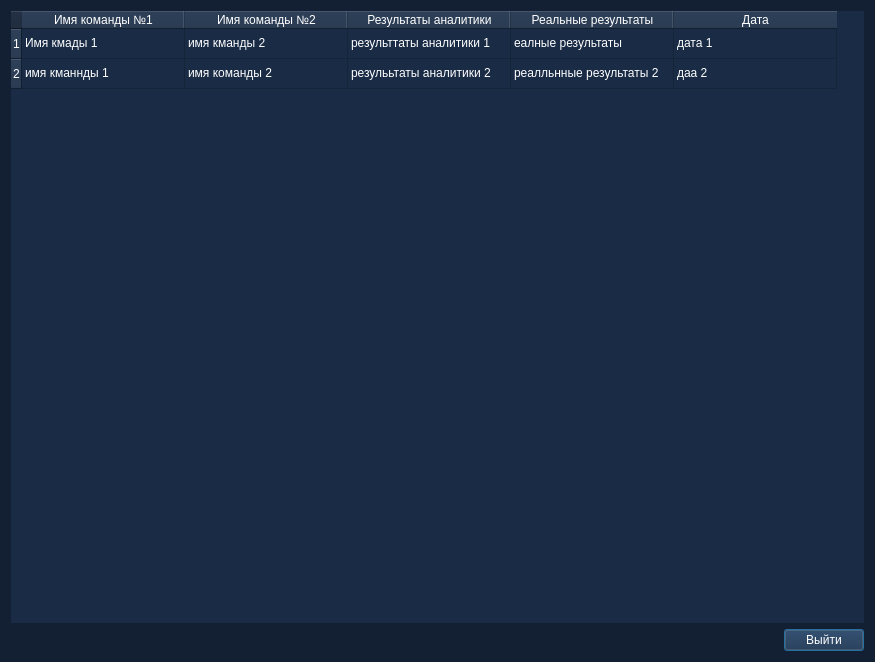
<?xml version="1.0" encoding="UTF-8"?>
<ui version="4.0">
 <class>history_window</class>
 <widget class="QDialog" name="history_window">
  <property name="geometry">
   <rect>
    <x>0</x>
    <y>0</y>
    <width>875</width>
    <height>662</height>
   </rect>
  </property>
  <property name="minimumSize">
   <size>
    <width>875</width>
    <height>662</height>
   </size>
  </property>
  <property name="maximumSize">
   <size>
    <width>837</width>
    <height>662</height>
   </size>
  </property>
  <property name="windowTitle">
   <string>Dialog</string>
  </property>
  <property name="styleSheet">
   <string notr="true">background-color: rgb(19, 32, 52);</string>
  </property>
  <layout class="QGridLayout" name="gridLayout">
   <item row="0" column="0">
    <layout class="QVBoxLayout" name="verticalLayout">
     <item>
      <widget class="QTableWidget" name="table_info">
       <property name="minimumSize">
        <size>
         <width>800</width>
         <height>0</height>
        </size>
       </property>
       <property name="styleSheet">
        <string notr="true">background-color: rgb(25, 43, 69);
color: rgb(255, 255, 255);
border:rgb(25, 43, 69)</string>
       </property>
       <attribute name="horizontalHeaderVisible">
        <bool>true</bool>
       </attribute>
       <attribute name="horizontalHeaderCascadingSectionResizes">
        <bool>false</bool>
       </attribute>
       <attribute name="horizontalHeaderDefaultSectionSize">
        <number>163</number>
       </attribute>
       <attribute name="horizontalHeaderShowSortIndicator" stdset="0">
        <bool>false</bool>
       </attribute>
       <attribute name="horizontalHeaderStretchLastSection">
        <bool>false</bool>
       </attribute>
       <attribute name="verticalHeaderCascadingSectionResizes">
        <bool>false</bool>
       </attribute>
       <attribute name="verticalHeaderShowSortIndicator" stdset="0">
        <bool>false</bool>
       </attribute>
       <attribute name="verticalHeaderStretchLastSection">
        <bool>false</bool>
       </attribute>
       <row>
        <property name="text">
         <string>1</string>
        </property>
       </row>
       <row>
        <property name="text">
         <string>2</string>
        </property>
       </row>
       <column>
        <property name="text">
         <string>Имя команды №1</string>
        </property>
       </column>
       <column>
        <property name="text">
         <string>Имя команды №2</string>
        </property>
       </column>
       <column>
        <property name="text">
         <string>Результаты аналитики</string>
        </property>
       </column>
       <column>
        <property name="text">
         <string>Реальные результаты</string>
        </property>
       </column>
       <column>
        <property name="text">
         <string>Дата</string>
        </property>
       </column>
       <item row="0" column="0">
        <property name="text">
         <string>Имя кмады 1</string>
        </property>
       </item>
       <item row="0" column="1">
        <property name="text">
         <string>имя кманды 2</string>
        </property>
       </item>
       <item row="0" column="2">
        <property name="text">
         <string>результтаты аналитики 1</string>
        </property>
       </item>
       <item row="0" column="3">
        <property name="text">
         <string>еалные результаты</string>
        </property>
       </item>
       <item row="0" column="4">
        <property name="text">
         <string>дата 1</string>
        </property>
       </item>
       <item row="1" column="0">
        <property name="text">
         <string>имя кманнды 1</string>
        </property>
       </item>
       <item row="1" column="1">
        <property name="text">
         <string>имя команды 2</string>
        </property>
       </item>
       <item row="1" column="2">
        <property name="text">
         <string>резулььтаты аналитики 2</string>
        </property>
       </item>
       <item row="1" column="3">
        <property name="text">
         <string>реалльнные результаты 2</string>
        </property>
       </item>
       <item row="1" column="4">
        <property name="text">
         <string>даа 2</string>
        </property>
       </item>
      </widget>
     </item>
     <item alignment="Qt::AlignRight">
      <widget class="QPushButton" name="button_exit">
       <property name="styleSheet">
        <string notr="true">background-color: rgb(25, 43, 69);
color: rgb(255, 255, 255);</string>
       </property>
       <property name="text">
        <string>Выйти</string>
       </property>
      </widget>
     </item>
    </layout>
   </item>
  </layout>
 </widget>
 <resources/>
 <connections/>
</ui>
